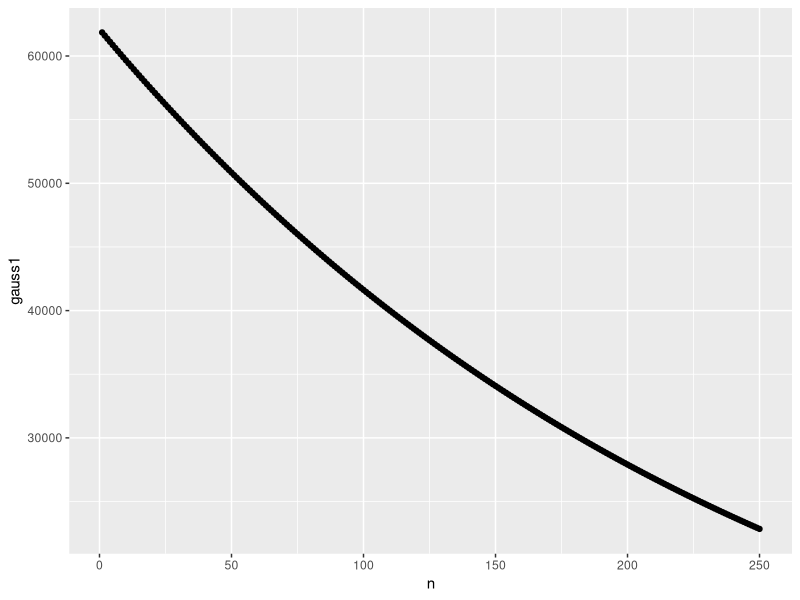
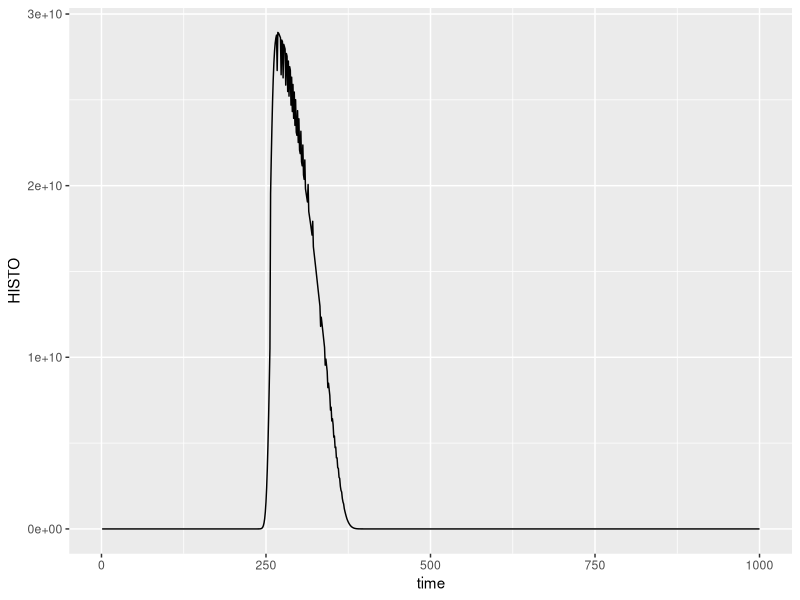

Here is the R script that generated these plots, in order:
## ---- chunk 1
library(ggplot2)
library(tidyr)
library(dplyr)
## ---- chunk 2
MNIT <- 30000
PDIT <- 2.0
MWIT <- PDIT * MNIT

DM1 <- 120 #PPE monomer weight
channels1 <- 250 #number of channels for the MW distribution

N1 <- 1e6

t <- 0
chrommax <- 10 #minutes
chrominc <- 0.01 #chromatogram consists of chrommax / chrominc channels

EQS <- 0.0

#Radius of gyration R = beta * alpha in nm
a <- 0.5
b <- 0.03388

D <- 25 #pore size in nm

lambda <- 3
qa <- 0.0
qb <- 0.0

dx <- 0.01 #precision of the roots
maxm <- 10 #how many roots are calculated

V0 <- 1.25
Vpore <- 0.4
Vint <- V0 - Vpore
f <- 0.3

t0 <- V0/f
tpore <- Vpore / f
tint <- Vint / f

PC <- 100 #platecount
## ---- chunk 3
gamma <- function(z) {
  p <- list()
  p[[1]] <- 1.000000000190
  p[[2]] <- 76.18009172947146
  p[[3]] <- 86.50532032941677
  p[[4]] <- 24.01409824083091
  p[[5]] <- 1.231739572450155
  p[[6]] <- 0.001208650973866179
  p[[7]] <- 0.000005395239384953
  
  sig <- 0
  for (n in 2:7) {
    sig = sig + p[[n]] / (z + n)
  }
  
  return ((z * p[[1]] + sig) * sqrt(z+5.5) * exp(-(z+5.5)))
}
## ---- chunk 4
k1 <- 1 / (PDIT - 1)
beta1 <- k1 / (MWIT/PDIT)
z <- k1 + 1
g1 <- gamma(z)

gauss1 <- numeric()

for (i in 1:channels1) {
   M <- i * DM1
   gauss1 <- c(gauss1, beta1^(k1+1) * M^(k1-1) * exp(-beta1*M)/g1)
}
gauss1 <- round(N1 * MWIT / PDIT * gauss1 * DM1)
## ---- chunk 5
as_tibble(list(n = 1:channels1, gauss1 = gauss1)) |>
  ggplot(aes(x = n, y = gauss1)) +
  geom_point()
## ---- chunk 6
M0 <- 0
M1 <- 0
M2 <- 0
M3 <- 0
M4 <- 0
M5 <- 0

for (i in 1:channels1) {
  M0 <- M0 + gauss1[i]
  M1 <- M1 + i * gauss1[i]
  M2 <- M2 + i * i * gauss1[i]
  M3 <- M3 + i * i * i * gauss1[i]
  #M4 <- M4 + i * i * i * i + gauss1[i] #too big of a number
  #M5 <- M5 + i * i * i * i * i + gauss1[1]
}

SUMM1 <- M1

MN1 <- DM1 * M1 / M0
MW1 <- DM1 * M2 / M1
PD1 <- MW1 / MN1
## ---- chunk 7
get_alpha <- function(lambda, dx1, maxm) {
  alpha <- numeric()
  w <- -1
  if (lambda < 0) {
    x1 <- -lambda
    y1 <- -lambda
    
    while (y1 >= x1) {
      x1 <- x1 + dx1
      v <- -lambda / x1
      
      y1 <- 0.5 * log((1+v)/(1-v)) #inverse hyperbolic tangent
    }
  alpha <- c(alpha, x1)
  w <- w + 2
  }
  w <- w + 2
  x1 <- 0
  y1 <- 0
  
  for (i in 1:maxm) {
    while (y1 >= x1) {
      x1 <- x1 + dx
      y1 <- atan(lambda / x1) + (w - 1) * pi / 2
    }
    alpha <- c(alpha, x1)
    w <- w + 2
    x1 <- 0
    y1 <- 0
  }
  return(alpha)
}
## ---- chunk 8
results <- list()

#initialize chromatogram
HISTO <- rep(0, chrommax/chrominc)

for (j in 1:channels1) {
  K0 <- 0
  K1 <- 0
  K2 <- 0
  pa <- 0
  pb <- 0
  pab <- 0
  
  if (gauss1[j] > 0 & (t < chrommax)) {
    M <- j * DM1
    R <- b * ((j + EQS) * DM1)^a
    g <- 2 * R / D
  
    alpha <- get_alpha(lambda, dx, maxm)
    index <- 1
    
    if (lambda < 0) {
      K0 <- 2 * lambda * lambda * exp(alpha[1] * alpha[1] * g * g) / (-alpha[1] * alpha[1] * lambda * (lambda + 1) - alpha[1] * alpha[1])
      pa <- pa + 2 * lambda * exp(alpha[1] * alpha[1] * g *g) / (lambda * (lambda + 1) - alpha[1] * alpha[1])
      pb <- pb + 2 * lambda * exp(alpha[1] * alpha[1] * g *g) / (lambda * (lambda + 1) - alpha[1] * alpha[1])
      pab <- pab - 2 * alpha[1] * alpha[1] * exp(alpha[1] * alpha[1] * g * g) / (lambda * (lambda + 1) - alpha[1] * alpha[1])
      K1 <- K0 + qa * pa
      K2 <- K0 + qa * pa + qa * qb * pab
      
      index <- index + 1
    }
    
    for (i in 1:maxm) {
      K0 <- K0 + 2 * lambda * lambda * exp(-alpha[index] * alpha[index] * g * g) / (alpha[index] * alpha[index] * (lambda * (lambda + 1) + alpha[index] * alpha[index]))
      pa <- pa + 2 * lambda * exp(-alpha[index] * alpha[index] * g *g) / (lambda * (lambda + 1) + alpha[index] * alpha[index])
      pb <- pb + 2 * lambda * exp(-alpha[index] * alpha[index] * g *g) / (lambda * (lambda + 1) + alpha[index] * alpha[index])
      pab <- pab + 2 * alpha[index] * alpha[index] * exp(-alpha[index] * alpha[index] * g * g) / (lambda * (lambda + 1) + alpha[1] * alpha[1])
      
      index <- index + 1
    }
    K1 <- K0 + qa * pa
    K2 <- K0 + qa * pa + qb * pb + qa * qb * pab
    KAPPROX <- exp(-lambda * g * g + lambda * lambda * g * g / 3) #k calculated for molecular weight M
    
    if (qa == 0 & qb == 0) K <- K0
    if (qa > 1 & qb == 0) K <- K1
    if (qa > 0 & qb > 0) K <- K2
    
    t <- tint * K * tpore
    
    results[[j]] <- list(n = j, M = M, R = R, g = g, t = t, Ve = t*f, K0 = K0, KAPPROX = KAPPROX, K1 = K1, K2 = K2)
    
    n <- round(t / chrominc)
    if ((PC > 0) & (t < chrommax)) {
      sigma <- sqrt((0.01 * tpore) * (0.01 * tpore) + (tpore * K) * (tpore * K) / PC)
      broadening <- M * gauss1[j] / (sigma * sqrt(2 * pi))
      HISTO[n] <- HISTO[n] + broadening
      chanind <- 0
      
      while (broadening > 0) {
        chanind <- chanind + 1
        zplus <- (n + chanind) * chrominc
        broadening <- M * gauss1[j] * exp(-0.5 * (zplus - t) * (zplus - t) / (sigma * sigma) / (sigma * sqrt(2 * pi)))
        HISTO[round(n + chanind)] <- HISTO[round(n + chanind)] + broadening
        HISTO[round(n - chanind)] <- HISTO[round(n - chanind)] + broadening
      }
    }
    if ((PC == 0) & (t < chrommax)) {
      HISTO[round(n)] <- HISTO[round(n)] + M * gauss1[j]
    }
  }
}
## ---- chunk 9
bind_rows(results)
## ---- chunk 10
#as_tibble(list(time = seq(chrominc, chrommax, chrominc), HISTO = HISTO)) |>
as_tibble(list(time = 1:1000, HISTO = HISTO)) |>  
  ggplot(aes(x = time, y = HISTO)) +
    geom_line()
